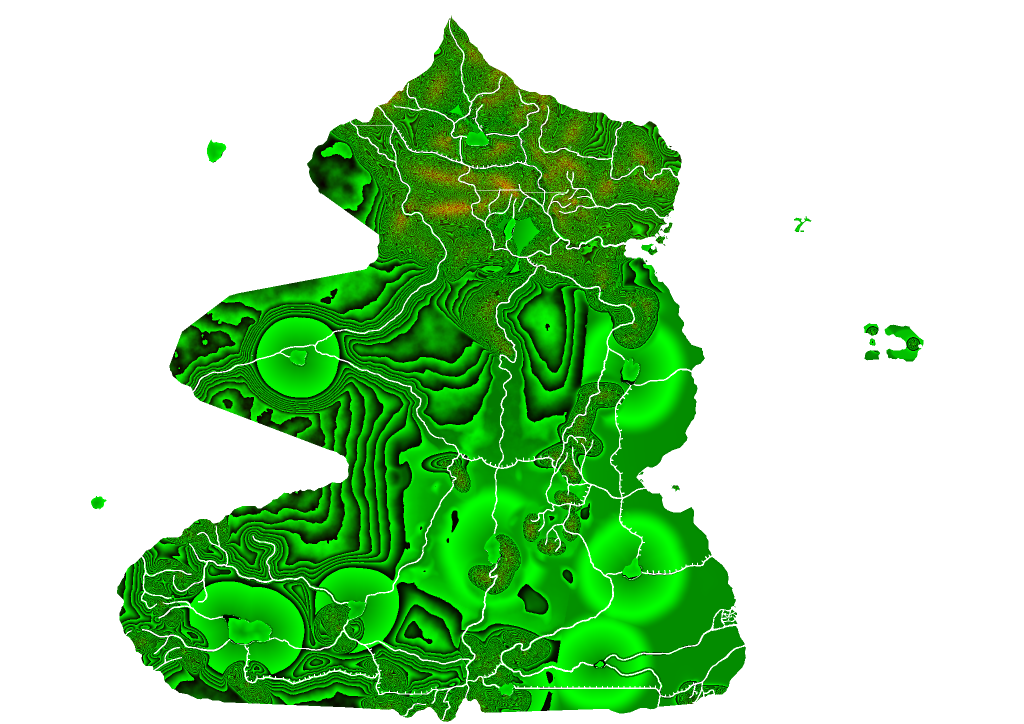
#> input picture data/relief_elevation.png, 2048 x 1448 px, given in place of inistrative Division Map of Donh 2026-no-river-super-big.png, which was not available (shown at 1/2 size)
$ python extract_official_coastline_tiled.py --source-dir ../data
#> lines starting #> are read from the running program, lines starting #| are printed output that depends on the picture
#!/usr/bin/env python3
"""Trace the open-ocean coastline from small, independently processed tiles.

The official source is a very large PNG, so this tool never creates a
full-resolution mask for the whole map. It labels 1024 px tiles separately,
joins only their edge labels to find water connected to the map's right edge,
then extracts contours from overlapping tile windows and clips each result to
its non-overlapping core. The no-text export is used to distinguish land from
labels in the no-river export.

Example:
  python tools/extract_official_coastline_tiled.py \
    --source-dir "../official_map" --diagnostics-dir "../diagnostics/coastline_tiles"
"""

from __future__ import annotations

import argparse
import json
from dataclasses import dataclass
from pathlib import Path
from typing import Iterable

import cv2
import numpy as np
from PIL import Image
from shapely.geometry import LineString, Polygon, box
from shapely.ops import linemerge, unary_union

Image.MAX_IMAGE_PIXELS = None


SOURCE_NO_RIVER = "Administrative Division Map of Donh 2026-no-river-super-big.png"
SOURCE_NO_TEXT = "Administrative Division Map of Donh 2026-no-text-super-big.png"
SOURCE_SCALE = 12.0
CANVAS_WIDTH = 2048
CANVAS_HEIGHT = 1448
MASK_RGB_LOW = (158, 188, 216)
MASK_RGB_HIGH = (194, 225, 255)
MIN_BLUE_RED_DIFFERENCE = 35
INK_THRESHOLD = 72
DEFAULT_TILE_SIZE = 1024
DEFAULT_OVERLAP = 48


@dataclass(frozen=True)
class Tile:
    column: int
    row: int
    x: int
    y: int
    width: int
    height: int


class UnionFind:
    def __init__(self) -> None:
        self.parent: dict[tuple[int, int, int], tuple[int, int, int]] = {}

    def add(self, item: tuple[int, int, int]) -> None:
        self.parent.setdefault(item, item)

    # [5 lines left out: function find, not called in this run]

    def union(
        self,
        first: tuple[int, int, int],
        second: tuple[int, int, int],
    ) -> None:
        if first not in self.parent or second not in self.parent:
            return
        root_a = self.find(first)
        root_b = self.find(second)
        if root_a != root_b:
            self.parent[root_b] = root_a


def sea_mask(rgb: np.ndarray) -> np.ndarray:
    red, green, blue = rgb[..., 0], rgb[..., 1], rgb[..., 2]
    return (
        (red >= MASK_RGB_LOW[0])
        & (red <= MASK_RGB_HIGH[0])
        & (green >= MASK_RGB_LOW[1])
        & (green <= MASK_RGB_HIGH[1])
        & (blue >= MASK_RGB_LOW[2])
        & (blue <= MASK_RGB_HIGH[2])
        & ((blue.astype(np.int16) - red.astype(np.int16)) >= MIN_BLUE_RED_DIFFERENCE)
    )


def tile_grid(width: int, height: int, tile_size: int) -> list[Tile]:
    return [
        Tile(column, row, x, y, min(tile_size, width - x), min(tile_size, height - y))
        for row, y in enumerate(range(0, height, tile_size))
        for column, x in enumerate(range(0, width, tile_size))
    ]


def node(tile: Tile, label: int) -> tuple[int, int, int]:
    return tile.column, tile.row, int(label)


def union_edge_pairs(
    union_find: UnionFind,
    tile_a: Tile,
    labels_a: np.ndarray,
    tile_b: Tile,
    labels_b: np.ndarray,
    *,
    vertical: bool,
) -> None:
    """Join local water components that touch across neighboring tile edges."""
    # The caller supplies the one-dimensional edge label arrays. ``vertical``
    # is retained in the signature to make call sites self-documenting.
    edge_a, edge_b = labels_a, labels_b
    shifts = (-1, 0, 1)

    length = min(len(edge_a), len(edge_b))
    edge_a, edge_b = edge_a[:length], edge_b[:length]
    for shift in shifts:
        if shift < 0:
            a, b = edge_a[1:], edge_b[:-1]
        elif shift > 0:
            a, b = edge_a[:-1], edge_b[1:]
        else:
            a, b = edge_a, edge_b
        valid = (a > 0) & (b > 0)
        for label_a, label_b in zip(a[valid].tolist(), b[valid].tolist()):
            union_find.union(node(tile_a, label_a), node(tile_b, label_b))


def local_components(rgb: np.ndarray) -> tuple[np.ndarray, int]:
    count, labels = cv2.connectedComponents(sea_mask(rgb).astype(np.uint8), connectivity=8)
    return labels, count


def ocean_component_roots(
    source: Image.Image,
    tiles: list[Tile],
    tile_size: int,
    *,
    seed_side: str = "right",
) -> tuple[UnionFind, set[tuple[int, int, int]], dict[tuple[int, int], dict[str, np.ndarray]]]:
    union_find = UnionFind()
    edge_labels: dict[tuple[int, int], dict[str, np.ndarray]] = {}
    tile_by_position = {(tile.column, tile.row): tile for tile in tiles}
    seeds: set[tuple[int, int, int]] = set()

    for tile in tiles:
        crop = source.crop((tile.x, tile.y, tile.x + tile.width, tile.y + tile.height)).convert("RGB")
        rgb = np.asarray(crop)
        labels, count = local_components(rgb)
        for label in range(1, count):
            union_find.add(node(tile, label))

        edges = {
            "top": labels[0, :].copy(),
            "bottom": labels[-1, :].copy(),
            "left": labels[:, 0].copy(),
            "right": labels[:, -1].copy(),
        }
        edge_labels[(tile.column, tile.row)] = edges

        left_tile = tile_by_position.get((tile.column - 1, tile.row))
        if left_tile:
            union_edge_pairs(
                union_find,
                left_tile,
                edge_labels[(left_tile.column, left_tile.row)]["right"],
                tile,
                edges["left"],
                vertical=False,
            )
        upper_tile = tile_by_position.get((tile.column, tile.row - 1))
        if upper_tile:
            union_edge_pairs(
                union_find,
                upper_tile,
                edge_labels[(upper_tile.column, upper_tile.row)]["bottom"],
                tile,
                edges["top"],
                vertical=True,
            )

        # A diagonal touch can occur exactly at a four-tile corner. Preserve
        # 8-connected sea without creating one giant image-wide label array.
        upper_left = tile_by_position.get((tile.column - 1, tile.row - 1))
        if upper_left:
            label_a = int(edge_labels[(upper_left.column, upper_left.row)]["bottom"][-1])
            label_b = int(edges["top"][0])
            union_find.union(node(upper_left, label_a), node(tile, label_b))
        upper_right = tile_by_position.get((tile.column + 1, tile.row - 1))
        if upper_right:
            label_a = int(edge_labels[(upper_right.column, upper_right.row)]["bottom"][0])
            label_b = int(edges["top"][-1])
            union_find.union(node(upper_right, label_a), node(tile, label_b))

        if seed_side == "right" and tile.column == max(t.column for t in tiles):
            seeds.update(node(tile, label) for label in np.unique(edges["right"]) if label > 0)
        elif seed_side == "left" and tile.column == min(t.column for t in tiles):
            seeds.update(node(tile, label) for label in np.unique(edges["left"]) if label > 0)
        elif seed_side == "top" and tile.row == min(t.row for t in tiles):
            seeds.update(node(tile, label) for label in np.unique(edges["top"]) if label > 0)
        elif seed_side == "bottom" and tile.row == max(t.row for t in tiles):
            seeds.update(node(tile, label) for label in np.unique(edges["bottom"]) if label > 0)

    if not seeds:
        raise RuntimeError(f"No sea-color components touch the requested {seed_side} seed edge")
    roots = {union_find.find(seed) for seed in seeds}
    return union_find, roots, edge_labels


# [393 lines left out: functions selected_core_mask, has_hollow_dark_outline, remove_text_and_filled_markers, contour_segments, tile_window, trace_tile and 6 more, not called in this run]


def main() -> None:
    parser = argparse.ArgumentParser(description=__doc__)
    parser.add_argument("--source-dir", type=Path, required=True)
    parser.add_argument("--output", type=Path, default=Path("data/coastlines.geojson"))
    parser.add_argument(
        "--ocean-surface-path-output",
        type=Path,
        default=Path("data/ocean_surface_path.json"),
        help="Write a small-canvas-resolution ocean fill path assembled from the same tiles.",
    )
    parser.add_argument("--tile-size", type=int, default=DEFAULT_TILE_SIZE)
    parser.add_argument("--overlap", type=int, default=DEFAULT_OVERLAP)
    parser.add_argument("--seed-side", choices=("right", "left", "top", "bottom"), default="right")
    parser.add_argument("--diagnostics-dir", type=Path)
    parser.add_argument(
        "--bounds",
        type=int,
        nargs=4,
        metavar=("X0", "Y0", "X1", "Y1"),
        help="Optional image-pixel window for small-area review; right-edge seeding applies within it.",
    )
    args = parser.parse_args()

    if args.tile_size < 128 or args.overlap < 2:
        parser.error("tile-size must be at least 128 and overlap at least 2 pixels")

    source_path = args.source_dir / SOURCE_NO_RIVER
    no_text_path = args.source_dir / SOURCE_NO_TEXT
    source = Image.open(source_path)
#> source is the input picture: PIL image 2048x1448 RGBA; mean R, G, B, A 11, 128.1, 0, 91.3
    no_text = Image.open(no_text_path)
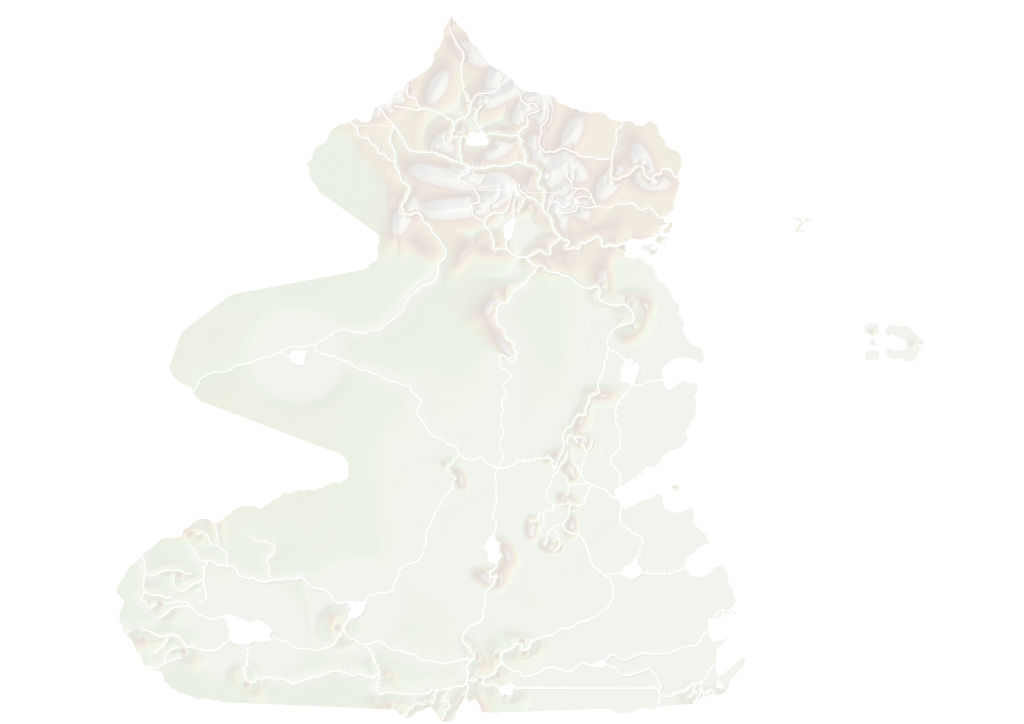
#> input picture data/relief_tint.png, 2048 x 1448 px, given in place of ministrative Division Map of Donh 2026-no-text-super-big.png, which was not available (shown at 1/2 size)
#> no_text is the input picture: PIL image 2048x1448 RGBA; mean R, G, B, A 181.3, 191, 149.1, 19.5
    if source.size != no_text.size:
        raise RuntimeError(f"Source variants differ in size: {source.size} vs {no_text.size}")

    map_width = (CANVAS_WIDTH * int(SOURCE_SCALE))
    map_height = (CANVAS_HEIGHT * int(SOURCE_SCALE))
    image_width = min(source.width, map_width)
#> image_width = 2048
    image_height = min(source.height, map_height)
#> image_height = 1448
    if args.bounds:
        x0, y0, x1, y1 = args.bounds
        x0, y0 = max(0, x0), max(0, y0)
        image_width, image_height = min(image_width, x1), min(image_height, y1)
        if x0 >= image_width or y0 >= image_height:
            raise RuntimeError("Requested review bounds do not intersect the source image")
        # Crop origins remain aligned to the local tile grid, allowing edge
        # stitching to work within a small review region.
        source = source.crop((x0, y0, image_width, image_height))
        no_text = no_text.crop((x0, y0, image_width, image_height))
        image_width -= x0
        image_height -= y0
        coordinate_offset_x, coordinate_offset_y = x0, y0
    else:
        coordinate_offset_x = coordinate_offset_y = 0

    tiles = tile_grid(image_width, image_height, args.tile_size)
    print(
        f"Processing {len(tiles)} tiles ({args.tile_size}px cores, {args.overlap}px contour overlap); "
        f"each tile is classified independently."
    )
#| Processing 4 tiles (1024px cores, 48px contour overlap); each tile is classified independently.
    union_find, ocean_roots, _edge_labels = ocean_component_roots(
        source, tiles, args.tile_size, seed_side=args.seed_side
    )
#> the loop in ocean_component_roots, `for tile in tiles:` made 4 passes
#> (label_a, label_b) on passes 3 to 4: (0, 0), (0, 0)
#> pass 1, in ocean_component_roots, `crop = source.crop((tile.x, tile.y, tile.x + tile.width, tile.y + tile..`:
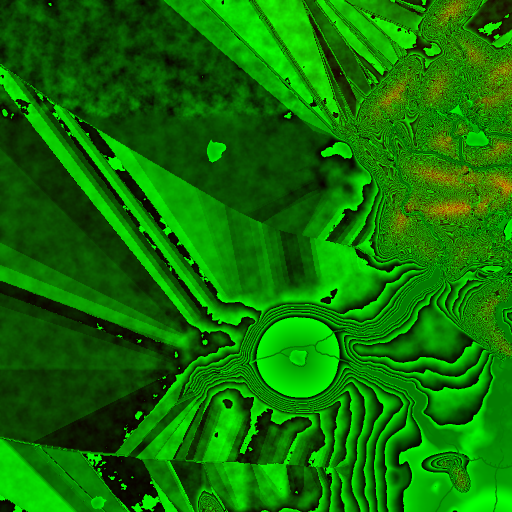
#> crop: PIL image 1024x1024 RGB (shown at 1/2 size); mean R, G, B 13.2, 115.9, 0
#> pass 1, in sea_mask, `red, green, blue = rgb[..., 0], rgb[..., 1], rgb[..., 2]`:
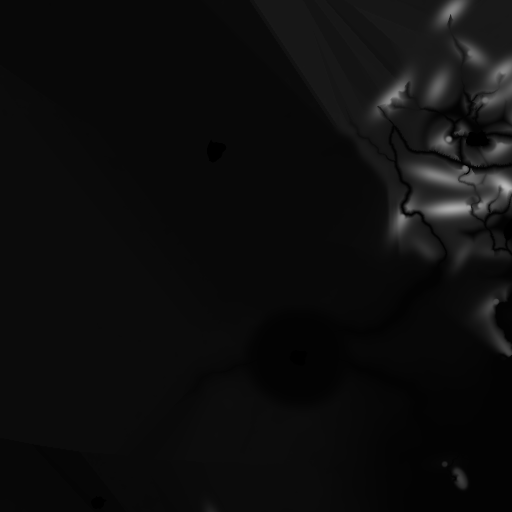
#> red: shape (1024, 1024) (shown at 1/2 size); min 0, max 185, mean 13.2
#> pass 1, in sea_mask, `red, green, blue = rgb[..., 0], rgb[..., 1], rgb[..., 2]`:
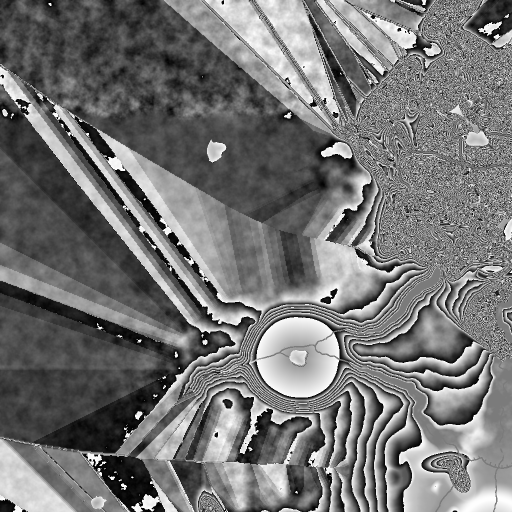
#> green: shape (1024, 1024) (shown at 1/2 size); min 0, max 255, mean 115.9
#> after the loop in ocean_component_roots, `for tile in tiles:`:
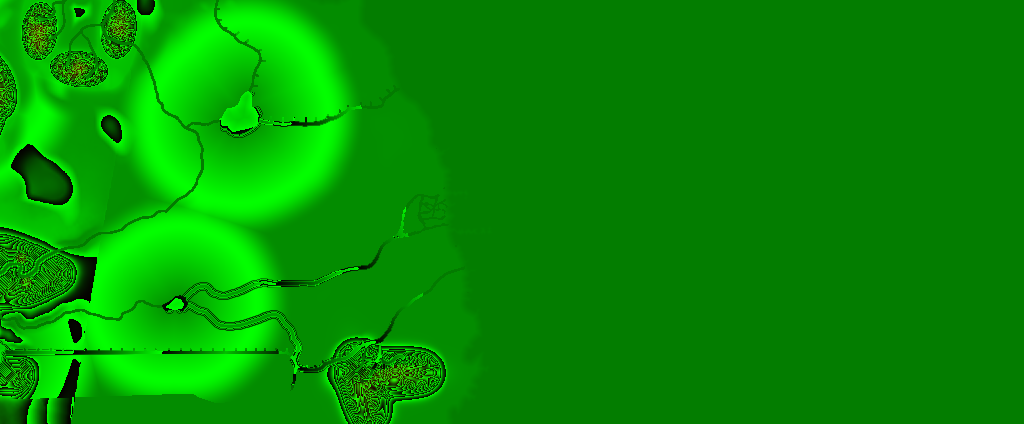
#> rgb: shape (424, 1024, 3); mean R, G, B 3.5, 144.9, 0
#> after the loop in ocean_component_roots, `for tile in tiles:`: edge_labels = 4 items; seeds = 0 items
    print(f"Found {len(ocean_roots)} tile-connected ocean component(s) at the seed edge.")

    all_lines: list[LineString] = []
    canvas_ocean_polygons: list[Polygon] = []
    canvas_ocean_fill_polygons: list[Polygon] = []
    for index, tile in enumerate(tiles, start=1):
        shifted_tile = Tile(
            tile.column,
            tile.row,
            tile.x + coordinate_offset_x,
            tile.y + coordinate_offset_y,
            tile.width,
            tile.height,
        )
        lines, selected_window, window_x, window_y = trace_tile(
            source,
            no_text,
            tile,
            union_find,
            ocean_roots,
            args.overlap,
            image_width,
            image_height,
            args.diagnostics_dir,
        )
        if not args.bounds and selected_window is not None:
            local_x = tile.x - window_x
            local_y = tile.y - window_y
            core_mask = selected_window[
                local_y : local_y + tile.height,
                local_x : local_x + tile.width,
            ]
            detailed_polygons, fill_polygons = tile_ocean_polygons(
                core_mask, tile.x, tile.y
            )
            canvas_ocean_polygons.extend(detailed_polygons)
            canvas_ocean_fill_polygons.extend(fill_polygons)
        if coordinate_offset_x or coordinate_offset_y:
            translated = []
            for line in lines:
                translated.append(
                    LineString(
                        [(x + coordinate_offset_x, y + coordinate_offset_y) for x, y in line.coords]
                    )
                )
            lines = translated
        all_lines.extend(lines)
        print(f"  tile {index:>3}/{len(tiles)} at {shifted_tile.x},{shifted_tile.y}: {len(lines)} coast segment(s)")

    if not args.bounds:
        if not canvas_ocean_polygons or not canvas_ocean_fill_polygons:
            raise RuntimeError("No ocean polygons were recovered from the tiled sources")
        print(f"Merging {len(canvas_ocean_polygons):,} tile ocean polygons.", flush=True)
        ocean_surface = unary_union(canvas_ocean_polygons)
        traced_features = merged_features(
            remove_tile_join_segments(all_lines, args.tile_size), args.tile_size
        )
        features = [
            feature for feature in traced_features
            if feature["properties"].get("role") != "island_shoreline"
        ]
        features.extend(ocean_boundary_features(ocean_surface, args.tile_size))
        fill_surface = unary_union(canvas_ocean_fill_polygons)
        fill_surface = fill_surface.simplify(0.12, preserve_topology=True)
        ocean_path = ocean_geometry_path(fill_surface)
        args.ocean_surface_path_output.parent.mkdir(parents=True, exist_ok=True)
        args.ocean_surface_path_output.write_text(
            json.dumps(
                {
                    "type": "tiled_official_ocean_surface_path",
                    "canvas_width": CANVAS_WIDTH,
                    "canvas_height": CANVAS_HEIGHT,
                    "source_scale": SOURCE_SCALE,
                    "assembly": "detailed tile outlines plus 1.5-source-pixel ocean-fill overlap",
                    "tile_size_px": args.tile_size,
                    "path": ocean_path,
                },
                ensure_ascii=False,
                indent=2,
            )
            + "\n",
            encoding="utf-8",
            newline="\n",
        )
        print(
            f"Wrote tiled ocean surface path ({len(ocean_path):,} characters) "
            f"to {args.ocean_surface_path_output}"
        )
    else:
        features = merged_features(all_lines, args.tile_size)

    collection = {
        "type": "FeatureCollection",
        "name": "official_high_resolution_tiled_coastlines",
        "coordinate_reference_note": (
            "Image pixel coordinates; origin top-left; x right; y down. "
            "Not georeferenced. Source coordinates scaled from 24576x17376 by 12."
        ),
        "source_layers": [SOURCE_NO_RIVER, SOURCE_NO_TEXT],
        "tile_size_px": args.tile_size,
        "tile_overlap_px": args.overlap,
        "ocean_seed_side": args.seed_side,
        "features": features,
    }
    args.output.parent.mkdir(parents=True, exist_ok=True)
    args.output.write_text(
        json.dumps(collection, ensure_ascii=False, indent=2) + "\n",
        encoding="utf-8",
        newline="\n",
    )
    print(
        f"Wrote {len(features)} coastline feature(s), "
        f"including {sum(f['properties']['role'] == 'island_shoreline' for f in features)} closed islands, "
        f"to {args.output}"
    )


if __name__ == "__main__":
#> (the run stopped early here; a loop or call above may not have finished)
